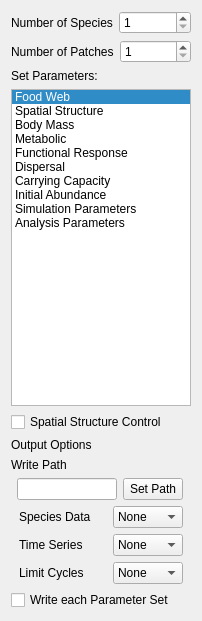
   <widget class="QWidget" name="layoutWidget">
    <property name="geometry">
     <rect>
      <x>20</x>
      <y>112</y>
      <width>182</width>
      <height>621</height>
     </rect>
    </property>
    <layout class="QVBoxLayout" name="verticalLayout_2">
     <item>
      <layout class="QHBoxLayout" name="horizontalLayout_15">
       <item>
        <widget class="QLabel" name="label_36">
         <property name="text">
          <string>Number of Species</string>
         </property>
        </widget>
       </item>
       <item>
        <widget class="QSpinBox" name="Species_Input">
         <property name="minimum">
          <number>1</number>
         </property>
        </widget>
       </item>
      </layout>
     </item>
     <item>
      <layout class="QHBoxLayout" name="horizontalLayout_16">
       <item>
        <widget class="QLabel" name="label_37">
         <property name="text">
          <string>Number of Patches</string>
         </property>
        </widget>
       </item>
       <item>
        <widget class="QSpinBox" name="Patches_Input">
         <property name="minimum">
          <number>1</number>
         </property>
        </widget>
       </item>
      </layout>
     </item>
     <item>
      <widget class="QLabel" name="label_66">
       <property name="text">
        <string>Set Parameters:</string>
       </property>
      </widget>
     </item>
     <item>
      <widget class="QListWidget" name="listWidget">
       <property name="currentRow">
        <number>0</number>
       </property>
       <item>
        <property name="text">
         <string>Food Web</string>
        </property>
       </item>
       <item>
        <property name="text">
         <string>Spatial Structure</string>
        </property>
       </item>
       <item>
        <property name="text">
         <string>Body Mass</string>
        </property>
       </item>
       <item>
        <property name="text">
         <string>Metabolic</string>
        </property>
       </item>
       <item>
        <property name="text">
         <string>Functional Response</string>
        </property>
       </item>
       <item>
        <property name="text">
         <string>Dispersal</string>
        </property>
       </item>
       <item>
        <property name="text">
         <string>Carrying Capacity</string>
        </property>
       </item>
       <item>
        <property name="text">
         <string>Initial Abundance</string>
        </property>
       </item>
       <item>
        <property name="text">
         <string>Simulation Parameters</string>
        </property>
       </item>
       <item>
        <property name="text">
         <string>Analysis Parameters</string>
        </property>
       </item>
      </widget>
     </item>
     <item>
      <widget class="QCheckBox" name="TestNullStructure_Input">
       <property name="minimumSize">
        <size>
         <width>180</width>
         <height>0</height>
        </size>
       </property>
       <property name="maximumSize">
        <size>
         <width>180</width>
         <height>16777215</height>
        </size>
       </property>
       <property name="text">
        <string>Spatial Structure Control</string>
       </property>
      </widget>
     </item>
     <item>
      <widget class="QLabel" name="label">
       <property name="minimumSize">
        <size>
         <width>180</width>
         <height>0</height>
        </size>
       </property>
       <property name="maximumSize">
        <size>
         <width>180</width>
         <height>16777215</height>
        </size>
       </property>
       <property name="text">
        <string>Output Options</string>
       </property>
      </widget>
     </item>
     <item>
      <widget class="QLabel" name="label_42">
       <property name="minimumSize">
        <size>
         <width>180</width>
         <height>0</height>
        </size>
       </property>
       <property name="maximumSize">
        <size>
         <width>180</width>
         <height>16777215</height>
        </size>
       </property>
       <property name="text">
        <string>Write Path</string>
       </property>
      </widget>
     </item>
     <item>
      <layout class="QHBoxLayout" name="horizontalLayout_11">
       <property name="spacing">
        <number>0</number>
       </property>
       <item>
        <widget class="QLineEdit" name="Write_Path_Input">
         <property name="sizePolicy">
          <sizepolicy hsizetype="Fixed" vsizetype="Fixed">
           <horstretch>0</horstretch>
           <verstretch>0</verstretch>
          </sizepolicy>
         </property>
         <property name="minimumSize">
          <size>
           <width>100</width>
           <height>0</height>
          </size>
         </property>
         <property name="maximumSize">
          <size>
           <width>100</width>
           <height>16777215</height>
          </size>
         </property>
         <property name="readOnly">
          <bool>true</bool>
         </property>
        </widget>
       </item>
       <item>
        <widget class="QPushButton" name="Write_Input_Prompt">
         <property name="minimumSize">
          <size>
           <width>60</width>
           <height>0</height>
          </size>
         </property>
         <property name="maximumSize">
          <size>
           <width>60</width>
           <height>16777215</height>
          </size>
         </property>
         <property name="text">
          <string>Set Path</string>
         </property>
        </widget>
       </item>
      </layout>
     </item>
     <item>
      <layout class="QHBoxLayout" name="horizontalLayout_2">
       <item>
        <widget class="QLabel" name="label_24">
         <property name="minimumSize">
          <size>
           <width>80</width>
           <height>0</height>
          </size>
         </property>
         <property name="maximumSize">
          <size>
           <width>70</width>
           <height>16777215</height>
          </size>
         </property>
         <property name="text">
          <string>Species Data</string>
         </property>
        </widget>
       </item>
       <item>
        <widget class="QComboBox" name="Write_Species_Data_Input">
         <property name="minimumSize">
          <size>
           <width>70</width>
           <height>0</height>
          </size>
         </property>
         <property name="maximumSize">
          <size>
           <width>70</width>
           <height>16777215</height>
          </size>
         </property>
         <item>
          <property name="text">
           <string>None</string>
          </property>
         </item>
         <item>
          <property name="text">
           <string>Feasible</string>
          </property>
         </item>
         <item>
          <property name="text">
           <string>All</string>
          </property>
         </item>
        </widget>
       </item>
      </layout>
     </item>
     <item>
      <layout class="QHBoxLayout" name="horizontalLayout">
       <item>
        <widget class="QLabel" name="label_19">
         <property name="minimumSize">
          <size>
           <width>80</width>
           <height>0</height>
          </size>
         </property>
         <property name="maximumSize">
          <size>
           <width>70</width>
           <height>16777215</height>
          </size>
         </property>
         <property name="text">
          <string>Time Series</string>
         </property>
        </widget>
       </item>
       <item>
        <widget class="QComboBox" name="Write_Combo">
         <property name="minimumSize">
          <size>
           <width>70</width>
           <height>0</height>
          </size>
         </property>
         <property name="maximumSize">
          <size>
           <width>70</width>
           <height>16777215</height>
          </size>
         </property>
         <item>
          <property name="text">
           <string>None</string>
          </property>
         </item>
         <item>
          <property name="text">
           <string>Feasible</string>
          </property>
         </item>
         <item>
          <property name="text">
           <string>All</string>
          </property>
         </item>
        </widget>
       </item>
      </layout>
     </item>
     <item>
      <layout class="QHBoxLayout" name="horizontalLayout_17">
       <item>
        <widget class="QLabel" name="label_68">
         <property name="minimumSize">
          <size>
           <width>80</width>
           <height>0</height>
          </size>
         </property>
         <property name="maximumSize">
          <size>
           <width>70</width>
           <height>16777215</height>
          </size>
         </property>
         <property name="text">
          <string>Limit Cycles</string>
         </property>
        </widget>
       </item>
       <item>
        <widget class="QComboBox" name="Limit_Write_Combo">
         <property name="minimumSize">
          <size>
           <width>70</width>
           <height>0</height>
          </size>
         </property>
         <property name="maximumSize">
          <size>
           <width>70</width>
           <height>16777215</height>
          </size>
         </property>
         <item>
          <property name="text">
           <string>None</string>
          </property>
         </item>
         <item>
          <property name="text">
           <string>Feasible</string>
          </property>
         </item>
        </widget>
       </item>
      </layout>
     </item>
     <item>
      <widget class="QCheckBox" name="WritePerSet_Input">
       <property name="minimumSize">
        <size>
         <width>180</width>
         <height>0</height>
        </size>
       </property>
       <property name="maximumSize">
        <size>
         <width>180</width>
         <height>16777215</height>
        </size>
       </property>
       <property name="text">
        <string>Write each Parameter Set</string>
       </property>
      </widget>
     </item>
    </layout>
   </widget>
